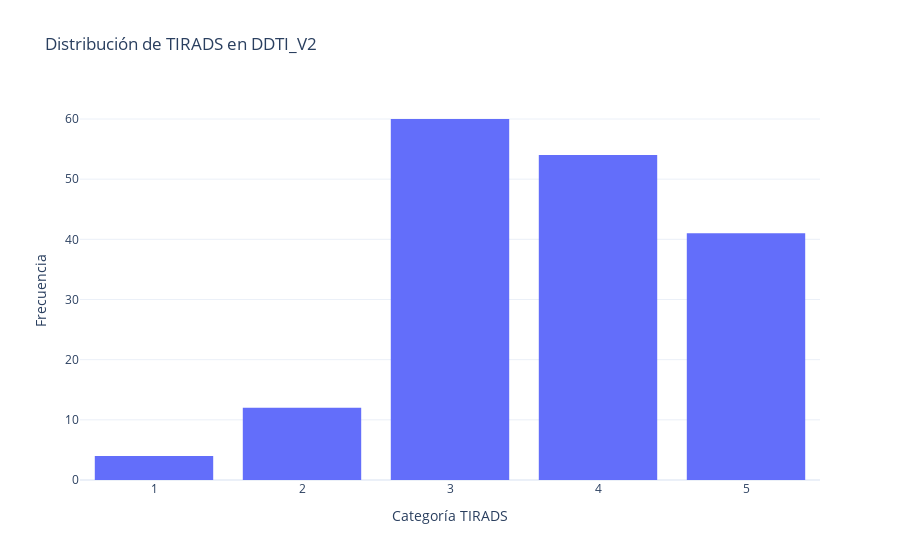

Here is the notebook cell this chart was saved with:
### Code cell
import plotly.express as px

def crear_histograma_tirads(df):
    """
    Crea un histograma para la columna 'TIRADS' de un DataFrame utilizando Plotly.
    
    Parámetros:
    df (DataFrame): DataFrame que contiene la columna 'TIRADS'.
    """
    # Crear el histograma utilizando Plotly Express
    fig = px.histogram(df, x='TIRADS', nbins=5,
                       title='Distribución de TIRADS en DDTI_V2',
                       labels={'TIRADS': 'Categoría TIRADS'},
                       template='plotly_white')

    # Agregar títulos a los ejes
    fig.update_layout(
        xaxis_title='Categoría TIRADS',
        yaxis_title='Frecuencia',
        bargap=0.2  # Espacio entre las barras del histograma
    )

    # Mostrar la figura
    fig.show()

# Mostrar Gráfico 
crear_histograma_tirads(df_DDTI_V2)

### Figure 1 — Plotly figure (JSON) as saved in the notebook; plotly's stock layout.template omitted (floating-point values rounded to 4 significant figures; data arrays with more than 128 entries replaced by an {"elided": "..."} marker saying what was removed)
{"data": [{"alignmentgroup": "True", "bingroup": "x", "hovertemplate": "Categoría TIRADS=%{x}<br>count=%{y}<extra></extra>", "legendgroup": "", "marker": {"color": "#636efa", "pattern": {"shape": ""}}, "name": "", "nbinsx": 5, "offsetgroup": "", "orientation": "v", "showlegend": false, "type": "histogram", "x": {"elided": "173 int values"}, "xaxis": "x", "yaxis": "y"}], "layout": {"bargap": 0.2, "barmode": "relative", "legend": {"tracegroupgap": 0}, "title": {"text": "Distribución de TIRADS en DDTI_V2"}, "xaxis": {"anchor": "y", "domain": [0, 1], "title": {"text": "Categoría TIRADS"}}, "yaxis": {"anchor": "x", "domain": [0, 1], "title": {"text": "Frecuencia"}}}}
